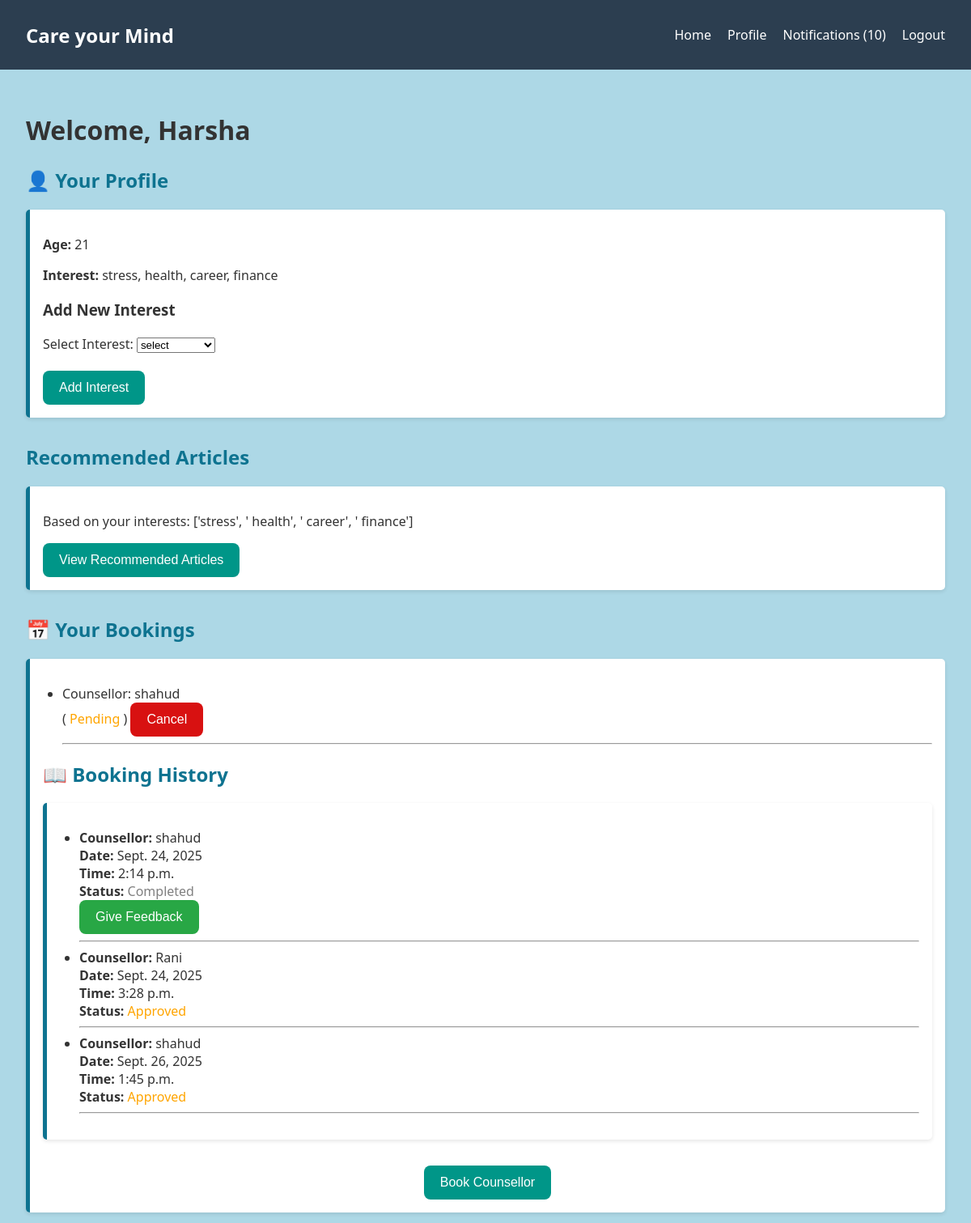
Page /client_dashboard/ (signed in, upper part) on the earlier database version.
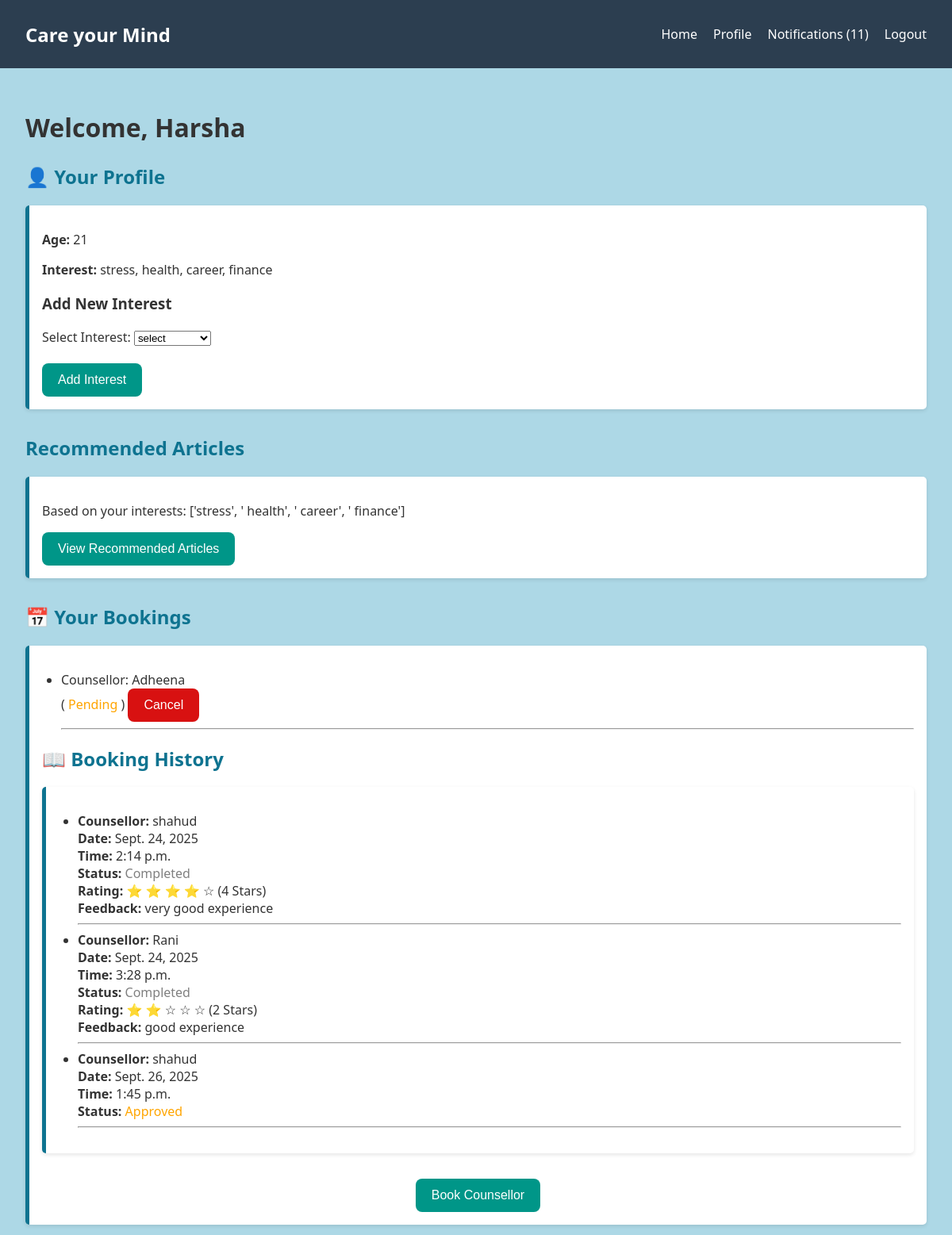
Same page on the later database version.
### main/models.py (models this page shows, shortened)
class User(AbstractUser):
    is_client = models.BooleanField(default=False)
    is_counsellor = models.BooleanField(default=False)

class Client(models.Model):
    user = models.OneToOneField(User, on_delete=models.CASCADE, null=True, blank=True)
    age = models.IntegerField(null=True, blank=True)
    interest = models.CharField(max_length=255, blank=True)

class Booking(models.Model):
    client = models.ForeignKey(Client, on_delete=models.CASCADE)
    counsellor = models.ForeignKey(Counsellor, on_delete=models.CASCADE)
    requested_at = models.DateTimeField(auto_now_add=True)
    status = models.CharField(
        max_length=20,
        choices=[("Pending", "Pending"), ("Approved", "Approved"), ("Completed", "Completed")],
        default="Pending"
    )
    approved_date = models.DateField(null=True, blank=True)
    approved_time = models.TimeField(null=True, blank=True)
    rating = models.IntegerField(
        choices=[(1, "1 Star"), (2, "2 Stars"), (3, "3 Stars"), (4, "4 Stars"), (5, "5 Stars")],
        null=True, blank=True
    )
    feedback = models.TextField(blank=True, null=True)
    feedback_date = models.DateTimeField(null=True, blank=True)

class Counsellor(models.Model):
    SPECIALIZATION_CHOICES = [
        ('stress_management', 'Stress Management'),
        ('career_guidance', 'Career Guidance'),
        ('mental_health', 'Mental Health Support'),
        ('marriage_relationship', 'Marriage and Relationship'),
        ('addiction', 'Addiction Counselling'),
        ('grief_loss', 'Grief and Loss'),
        ('self_esteem', 'Self-Esteem and Personal Growth'),
        ('family_therapy', 'Family Therapy'),
        ('trauma_ptsd', 'Trauma and PTSD'),
        ('eating_disorders', 'Eating Disorders Support'),
        ('child_adolescent', 'Child and Adolescent'),
        ('anger_management', 'Anger Management'),
        ('mindfulness', 'Mindfulness and Meditation'),
        ('financial_stress', 'Financial Stress'),
        ('lgbtq', 'LGBTQ+ Affirmative Therapy'),
    ]
    user = models.OneToOneField(User, on_delete=models.CASCADE, null=True, blank=True)
    qualification = models.CharField(max_length=255, blank=True, null=True)
    age = models.IntegerField(null=True, blank=True)
    experience = models.IntegerField(null=True, blank=True)
    specialization = models.CharField(max_length=255, choices=SPECIALIZATION_CHOICES, blank=True)
    description = models.TextField(blank=True, null=True)

### main/views.py (the view, shortened to what this page needs)
# urls.py: path('client_dashboard/',views.client_dashboard, name='client_dashboard'),
@login_required
def client_dashboard(request):
    client = request.user.client  # get the logged-in client user
    message = None
    if client.interest:
        interests = client.interest.split(",")
    else:
        interests = []
    articles = []
    for interest in interests:
        interest = interest.strip()
        if interest:
            articles.append(f"Article about {interest}")
    bookings = Booking.objects.filter(client=client).filter(
        Q(status="Pending") |
        Q(status="Approved", approved_date__gt=timezone.now().date()) |
        Q(status="Approved", approved_date=timezone.now().date(), approved_time__gte=timezone.now().time())
    )
    past_bookings = Booking.objects.filter(client=request.user.client, status__in=["Completed", "Approved"])
    counsellors = Counsellor.objects.all()
    notifications = Notification.objects.filter(client=client, is_read=False).order_by('-created_at')
    return render(request, 'dashboards/client_dashboard.html', {
        'client': client,
        'interests': interests,
        'articles': articles,
        'bookings': bookings,
        'past_bookings': past_bookings,
        'counsellors': counsellors,
        'message': message,
        'notifications': notifications,
    })

### main/templates/dashboards/client_dashboard.html (shortened to what this page needs)
{% load static %}
<!DOCTYPE html>
<html lang="en">
<head>
  <link rel="stylesheet" href="{% static 'client_dashboard.css' %}">
</head>
<body>
  <nav class="navbar">
    <div class="navbar-brand">Care your Mind</div>
    <ul class="navbar-links">
      <li><a href="{% url 'home' %}">Home</a></li>
      <li><a href="{% url 'client_profile' %}">Profile</a></li>
      <li class="notifications">
        <a href="#" onclick="toggleNotifications()">Notifications ({{ notifications|length }})</a>
      </li>
      <li><a href="{% url 'logout' %}">Logout</a></li>
    </ul>
  </nav>
  <div class="container">
    <h1>Welcome, {{ user.username }}</h1>
    <section class="profile-section">
      <h2>👤 Your Profile</h2>
      <div class="profile-box">
        <p><strong>Age:</strong> {{ user.client.age }}</p>
        <p><strong>Interest:</strong>
          {% for i in interests %}
            {{ i }}{% if not forloop.last %}, {% endif %}
          {% endfor %}</p>
        <h3> Add New Interest</h3>
        <form method="POST">
          <label for="new_interest">Select Interest:</label>
          <select name="new_interest" id="new_interest" required>
            <option value="stress">select</option>
          </select>
          <div>
            <br>
          <button class="btn" type="submit">Add Interest</button>
        </form>
      </div>
    </section>
    <section class="articles-section">
      <h2> Recommended Articles</h2>
      <section class="profile-box">
        <p>Based on your interests: {{ interests }}</p>
      <div class="dashboard-links">
        <a href="{% url 'recommend_articles' %}">
          <button class="btn">View Recommended Articles</button>
        </a>
      </div>
    </section class="articles-section">
    <h2>📅 Your Bookings</h2>
    <section class="profile-box">
      {% if bookings %}
        <ul>
        {% for booking in bookings %}
          <li>
            Counsellor: {{ booking.counsellor.user.username }} <br>
            {% if booking.status == "Approved" %}
              On {{ booking.approved_date }} at {{ booking.approved_time }}
              ( <span style="color:green;">Approved</span> )
            {% else %}
              ( <span style="color:orange;">Pending</span> )
              <form method="POST" action="{% url 'cancel_booking' booking.id %}" style="display:inline;">
                <button type="submit" class="btn" style="background-color:  #d81111ff;">Cancel</button>
            </form>
            {% endif %}
        </li>
        <hr>
          {% endfor %}
        </ul>
      {% else %}
        <p>No bookings yet.</p>
      {% endif %}
<h2>📖 Booking History</h2>
<section class="profile-box">
    {% if past_bookings %}
        <ul>
            {% for booking in past_bookings %}
                <li>
                    <strong>Counsellor:</strong> {{ booking.counsellor.user.username }} <br>
                    <strong>Date:</strong> {{ booking.approved_date }} <br>
                    <strong>Time:</strong> {{ booking.approved_time }} <br>
                    <strong>Status:</strong> <span style="color:{% if booking.status == 'Completed' %}gray{% else %}orange{% endif %};">{{ booking.status }}</span>
                    {% if booking.feedback %}
                        <br><strong>Rating:</strong>
                        {% for i in "12345" %}
                            {% if i|add:"0" <= booking.rating %}
                                ⭐
                            {% else %}
                                ☆
                            {% endif %}
                        {% endfor %}
                        ({{ booking.get_rating_display }})
                        <br><strong>Feedback:</strong> {{ booking.feedback|truncatechars:100 }}
                    {% elif booking.status == "Completed" %}
                        <br>
                        <a href="{% url 'submit_feedback' booking.id %}">
                            <button class="btn" style="background-color: #28a745;">Give Feedback</button>
                        </a>
                    {% endif %}
                </li>
                <hr>
            {% endfor %}
        </ul>
    {% else %}
        <p>No past bookings.</p>
    {% endif %}
</section>
<center>
  <a href="{% url 'book_counsellor' %}">
    <button class="btn">Book Counsellor</button>
  </a>
</center>
    </section>
  </div>
</body>
</html>

### main/static/client_dashboard.css (style rules this page uses)
body { margin: 0; font-family: 'Segoe UI', Tahoma, Geneva, Verdana, sans-serif; background: lightblue; color: #333; align-items:center; }
.navbar { background: #2c3e50; padding: 1rem 2rem; display: flex; justify-content: space-between; align-items: center; }
.navbar-brand { color: white; font-size: 1.5rem; font-weight: bold; }
.navbar-links { list-style: none; display: flex; gap: 20px; }
.navbar-links li a { color: white; text-decoration: none; font-weight: 500; }
.container { padding: 2rem; }
h1 { font-size: 2rem; margin-bottom: 1.5rem; }
section { margin-bottom: 2rem; }
.profile-section h2 { color: #0e7390; }
.profile-box { background: white; padding: 1rem; border-left: 5px solid #0e7390; box-shadow: 0 2px 5px rgba(0, 0, 0, 0.1); margin-top: 0.5rem; border-radius: 5px; }
.articles-section h2, .bookings-section h2, .counsellor-section h2 { color: #0e7390; }
ul { list-style-type: disc; padding-left: 1.5rem; }
.btn { background-color: #009688; color: white; padding: 12px 20px; border: none; border-radius: 8px; cursor: pointer; font-size: 16px; transition: 0.3s; }
.notifications { position: relative; }

Differences in the rows shown:
removed Booking: counsellor.user.username "shahud", status "Pending", shown under "📅 Your Bookings"
added Booking: counsellor.user.username "Adheena", status "Pending", shown under "📅 Your Bookings"
changed Booking: rating (not shown) → "4 Stars"; feedback (not shown) → "very good experience"; feedback "Give Feedback" → "Rating: ( ) Feedback:"
changed Booking "Rani": status "Approved" → "Completed"; rating (not shown) → "2 Stars"; feedback (not shown) → "good experience"
Other differences:
{{ notifications|length }}: "10" → "11"
